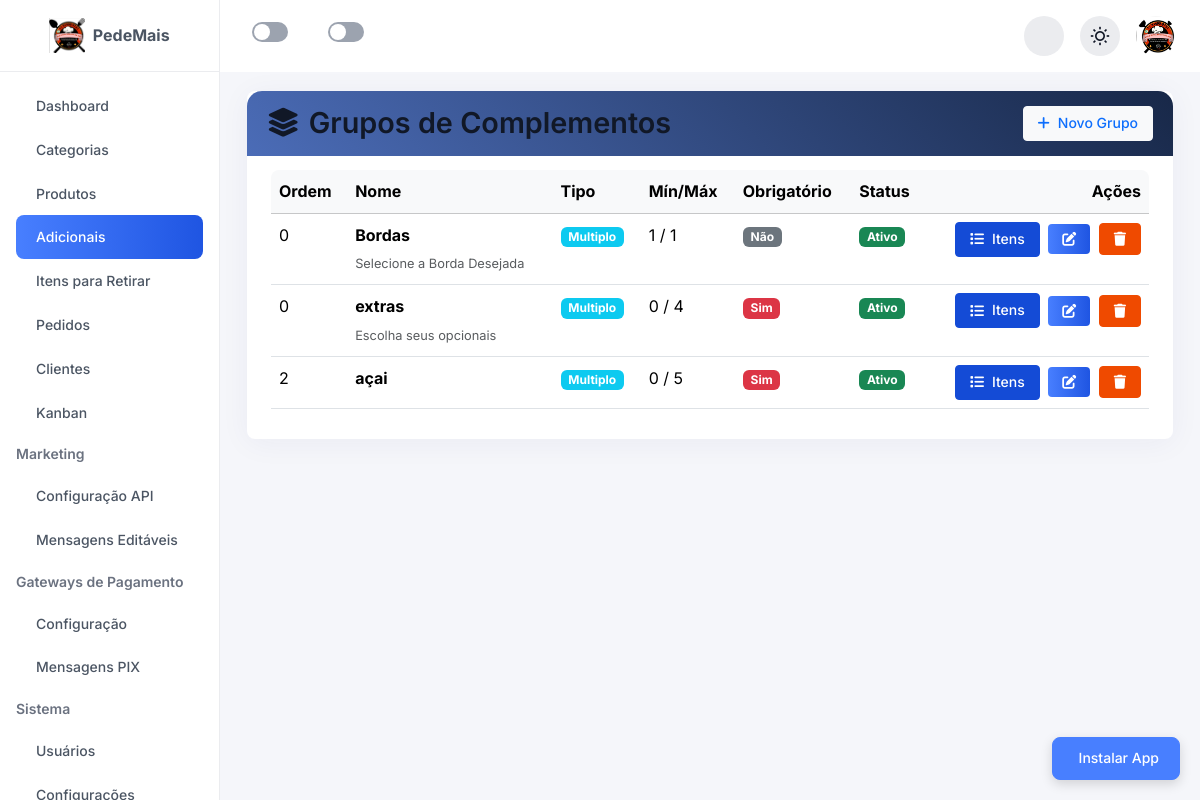
Page /admin/grupos_adicionais.php (signed in) on the earlier database version.
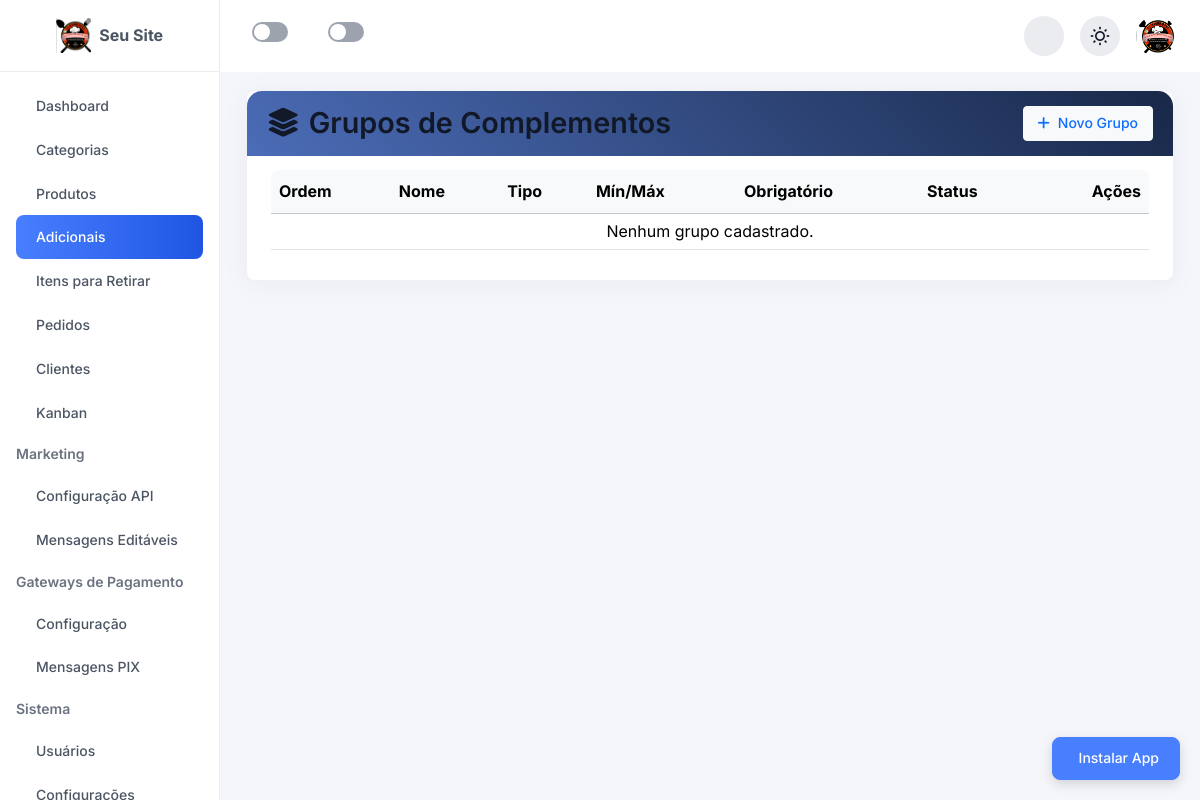
Same page on the later database version.
### tables this page shows
CREATE TABLE `configuracoes` (
  `id` int(11) NOT NULL,
  `site_titulo` varchar(255) DEFAULT 'Cardápio Digital',
  `site_descricao` text DEFAULT NULL,
  `site_logo` varchar(255) DEFAULT NULL,
  `site_favicon` varchar(255) DEFAULT NULL,
  `site_capa` varchar(255) DEFAULT NULL,
  `endereco_cep` varchar(10) DEFAULT NULL,
  `endereco_rua` varchar(255) DEFAULT NULL,
  `endereco_numero` varchar(20) DEFAULT NULL,
  `endereco_complemento` varchar(255) DEFAULT NULL,
  `endereco_bairro` varchar(255) DEFAULT NULL,
  `endereco_cidade` varchar(255) DEFAULT NULL,
  `endereco_estado` varchar(2) DEFAULT NULL,
  `contato_whatsapp` varchar(20) DEFAULT NULL,
  `contato_email` varchar(255) DEFAULT NULL,
  `social_facebook` varchar(255) DEFAULT NULL,
  `social_instagram` varchar(255) DEFAULT NULL,
  `atualizado_em` timestamp NOT NULL DEFAULT current_timestamp() ON UPDATE current_timestamp(),
  `whatsapp_chave_pix` varchar(255) DEFAULT NULL COMMENT 'Chave PIX para pagamentos',
  `whatsapp_tempo_preparo_padrao` int(11) DEFAULT 30 COMMENT 'Tempo de preparo padrão em minutos',
  `whatsapp_tempo_entrega_padrao` int(11) DEFAULT 40 COMMENT 'Tempo de entrega padrão em minutos',
  `whatsapp_mensagem_pronto_retirada` text DEFAULT NULL COMMENT 'Mensagem quando pedido está pronto para retirada',
  `whatsapp_mensagem_pronto_delivery` text DEFAULT NULL COMMENT 'Mensagem quando pedido está pronto para delivery',
  `recaptcha_v2_site_key` varchar(255) DEFAULT NULL COMMENT 'Site Key do reCAPTCHA v2',
  `recaptcha_v2_secret_key` varchar(255) DEFAULT NULL COMMENT 'Secret Key do reCAPTCHA v2',
  `recaptcha_v3_site_key` varchar(255) DEFAULT NULL COMMENT 'Site Key do reCAPTCHA v3',
  `recaptcha_v3_secret_key` varchar(255) DEFAULT NULL COMMENT 'Secret Key do reCAPTCHA v3',
  `recaptcha_version` varchar(10) DEFAULT 'v2' COMMENT 'Versão do reCAPTCHA (v2 ou v3)',
  `recaptcha_ativo` tinyint(1) DEFAULT 0 COMMENT 'Ativar reCAPTCHA (1=sim, 0=não)',
  `recaptcha_paginas` text DEFAULT NULL COMMENT 'JSON com lista de páginas onde usar reCAPTCHA',
  `push_vapid_public_key` varchar(255) DEFAULT NULL COMMENT 'VAPID Public Key para Push Notifications',
  `push_vapid_private_key` text DEFAULT NULL COMMENT 'VAPID Private Key para Push Notifications',
  `push_notifications_ativo` tinyint(1) DEFAULT 1 COMMENT 'Ativar Push Notifications (1=sim, 0=não)',
  `nome_site` varchar(255) DEFAULT NULL,
  `descricao_site` text DEFAULT NULL,
  `logo` varchar(255) DEFAULT NULL,
  `favicon` varchar(255) DEFAULT NULL,
  `capa` varchar(255) DEFAULT NULL,
  `cep` varchar(20) DEFAULT NULL,
  `rua` varchar(255) DEFAULT NULL,
  `numero` varchar(50) DEFAULT NULL,
  `complemento` varchar(255) DEFAULT NULL,
  `bairro` varchar(100) DEFAULT NULL,
  `cidade` varchar(100) DEFAULT NULL,
  `estado` varchar(2) DEFAULT NULL,
  `whatsapp` varchar(20) DEFAULT NULL,
  `email_contato` varchar(255) DEFAULT NULL,
  `facebook` varchar(255) DEFAULT NULL,
  `instagram` varchar(255) DEFAULT NULL,
  `tema` varchar(50) DEFAULT 'roxo',
  `cor_principal` varchar(20) DEFAULT NULL,
  `cor_secundaria` varchar(20) DEFAULT NULL,
  `tema_layout` varchar(50) DEFAULT 'default',
  `impressao_automatica` tinyint(1) DEFAULT 0
);

CREATE TABLE `grupos_adicionais` (
  `id` int(11) NOT NULL,
  `nome` varchar(100) NOT NULL,
  `descricao` text DEFAULT NULL,
  `tipo_escolha` enum('unico','multiplo') DEFAULT 'unico',
  `minimo_escolha` int(11) DEFAULT 0,
  `maximo_escolha` int(11) DEFAULT 1,
  `obrigatorio` tinyint(1) DEFAULT 0,
  `ordem` int(11) DEFAULT 0,
  `ativo` tinyint(1) DEFAULT 1,
  `criado_em` timestamp NOT NULL DEFAULT current_timestamp(),
  `atualizado_em` timestamp NOT NULL DEFAULT current_timestamp() ON UPDATE current_timestamp()
);

### admin/includes/auth.php (called while the page is built, shortened)
<?php
function get_menu_items() {
    $nivel = $_SESSION['usuario_nivel'] ?? 'guest';
    $menu = [];
    if ($nivel === 'admin' || $nivel === 'gerente') {
        $menu['Principal'] = [
            ['href' => 'index.php', 'icon' => 'solar:home-2-bold-duotone', 'label' => 'Dashboard', 'color' => '#4a66f9'],
            ['href' => 'categorias.php', 'icon' => 'solar:widget-2-bold-duotone', 'label' => 'Categorias', 'color' => '#8b5cf6'],
            ['href' => 'produtos.php', 'icon' => 'solar:bag-5-bold-duotone', 'label' => 'Produtos', 'color' => '#10b981'],
            ['href' => 'grupos_adicionais.php', 'icon' => 'solar:layers-bold-duotone', 'label' => 'Adicionais', 'color' => '#f97316'],
            ['href' => 'itens_retirar.php', 'icon' => 'solar:minus-circle-bold-duotone', 'label' => 'Itens para Retirar', 'color' => '#ef4444'],
            ['href' => 'pedidos.php', 'icon' => 'solar:cart-large-2-bold-duotone', 'label' => 'Pedidos', 'color' => '#06b6d4'],
            ['href' => 'clientes.php', 'icon' => 'solar:users-group-rounded-bold-duotone', 'label' => 'Clientes', 'color' => '#ec4899'],
            ['href' => 'pedidos_kanban.php', 'icon' => 'solar:clipboard-list-bold-duotone', 'label' => 'Kanban', 'color' => '#14b8a6']
        ];
        $menu['Marketing'] = [
            ['href' => 'whatsapp_config.php', 'icon' => 'ic:baseline-whatsapp', 'label' => 'Configuração API', 'color' => '#25d366'],
            ['href' => 'whatsapp_mensagens.php', 'icon' => 'solar:chat-round-dots-bold-duotone', 'label' => 'Mensagens Editáveis', 'color' => '#3b82f6']
        ];
        $menu['Gateways de Pagamento'] = [
            ['href' => 'gateway_config.php', 'icon' => 'solar:card-bold-duotone', 'label' => 'Configuração', 'color' => '#00bcff'],
            ['href' => 'mercadopago_mensagens.php', 'icon' => 'solar:chat-line-bold-duotone', 'label' => 'Mensagens PIX', 'color' => '#32bcad']
        ];
        $menu['Sistema'] = [
            ['href' => 'usuarios.php', 'icon' => 'solar:user-id-bold-duotone', 'label' => 'Usuários', 'color' => '#8b5cf6'],
            ['href' => 'configuracoes.php', 'icon' => 'solar:settings-bold-duotone', 'label' => 'Configurações', 'color' => '#6b7280'],
            ['href' => 'impressora.php', 'icon' => 'solar:printer-bold-duotone', 'label' => 'Impressora', 'color' => '#f97316'],
            ['href' => 'recaptcha_config.php', 'icon' => 'solar:shield-check-bold-duotone', 'label' => 'reCAPTCHA', 'color' => '#4285f4'],
            ['href' => 'horarios.php', 'icon' => 'solar:clock-circle-bold-duotone', 'label' => 'Horários', 'color' => '#f59e0b'],
            ['href' => 'formas_pagamento.php', 'icon' => 'solar:wallet-bold-duotone', 'label' => 'Formas de Pagamento', 'color' => '#10b981'],
            ['href' => 'fidelidade_config.php', 'icon' => 'solar:gift-bold-duotone', 'label' => 'Fidelidade', 'color' => '#ec4899'],
            ['href' => 'verificacao_config.php', 'icon' => 'solar:verified-check-bold-duotone', 'label' => 'Verificação Primeiro Pedido', 'color' => '#22c55e'],
            ['href' => 'configuracao_entrega.php', 'icon' => 'solar:scooter-bold-duotone', 'label' => 'Configuração de Entrega', 'color' => '#f97316'],
            ['href' => 'avaliacoes.php', 'icon' => 'solar:star-bold-duotone', 'label' => 'Avaliações', 'color' => '#fbbf24']
        ];
        $menu['Inteligência Artificial'] = [
            ['href' => 'importar_cardapio.php', 'icon' => 'ri:gemini-fill', 'label' => 'Importar Cardápio IA', 'color' => '#8b5cf6'],
            ['href' => 'gemini_config.php', 'icon' => 'solar:settings-minimalistic-bold-duotone', 'label' => 'Configurar IA', 'color' => '#4285f4']
        ];
    } elseif ($nivel === 'entregador') {
        $menu['Principal'] = [
            ['href' => 'index.php', 'icon' => 'solar:home-2-bold-duotone', 'label' => 'Dashboard', 'color' => '#4a66f9'],
            ['href' => 'entregas_painel.php', 'icon' => 'solar:scooter-bold-duotone', 'label' => 'Minhas Entregas', 'color' => '#f97316']
        ];
    } else {
        $menu['Principal'] = [
            ['href' => 'index.php', 'icon' => 'solar:home-2-bold-duotone', 'label' => 'Dashboard', 'color' => '#4a66f9']
        ];
    }
    $menu['Conta'] = [
        ['href' => 'logout.php', 'icon' => 'solar:logout-2-bold-duotone', 'label' => 'Sair', 'color' => '#ef4444']
    ];
    return $menu;
}
?>

### admin/grupos_adicionais.php (the view, shortened to what the changed rows need)
<?php
require_once dirname(__DIR__) . '/includes/config.php';
require_once __DIR__ . '/includes/auth.php';
$sql = "SELECT * FROM grupos_adicionais ORDER BY ordem ASC, nome ASC";
$stmt = $pdo->prepare($sql);
$stmt->execute();
$grupos = $stmt->fetchAll(PDO::FETCH_ASSOC);
?>
<!DOCTYPE html>
<html lang="pt-BR">
<head>
    <link href="https://cdn.jsdelivr.net/npm/bootstrap@5.3.0/dist/css/bootstrap.min.css" rel="stylesheet">
    <link href="https://cdnjs.cloudflare.com/ajax/libs/font-awesome/6.0.0/css/all.min.css" rel="stylesheet">
    <link href="assets/css/style.css" rel="stylesheet">
</head>
<body>
    <div class="main-content">
        <?php include 'includes/header.php'; ?>
        <div class="container-fluid py-4">
            <div class="card card-custom">
                <div class="card-body">
                    <div class="table-responsive">
                        <table class="table table-hover align-middle">
                            <thead class="table-light">
                                <tr>
                                    <th>Ordem</th>
                                    <th>Nome</th>
                                    <th>Tipo</th>
                                    <th>Mín/Máx</th>
                                    <th>Obrigatório</th>
                                    <th>Status</th>
                                    <th class="text-end">Ações</th>
                                </tr>
                            </thead>
                            <tbody>
                                <?php foreach ($grupos as $grupo): ?>
                                <tr>
                                    <td><?php echo $grupo['ordem']; ?></td>
                                    <td>
                                        <strong><?php echo htmlspecialchars($grupo['nome']); ?></strong><br>
                                        <small class="text-muted"><?php echo htmlspecialchars($grupo['descricao']); ?></small>
                                    </td>
                                    <td>
                                        <span class="badge bg-info">
                                            <?php echo ucfirst($grupo['tipo_escolha']); ?>
                                        </span>
                                    </td>
                                    <td><?php echo $grupo['minimo_escolha'] . ' / ' . $grupo['maximo_escolha']; ?></td>
                                    <td>
                                        <?php if ($grupo['obrigatorio']): ?>
                                            <span class="badge bg-danger">Sim</span>
                                        <?php else: ?>
                                            <span class="badge bg-secondary">Não</span>
                                        <?php endif; ?>
                                    </td>
                                    <td>
                                        <?php if ($grupo['ativo']): ?>
                                            <span class="badge bg-success">Ativo</span>
                                        <?php else: ?>
                                            <span class="badge bg-danger">Inativo</span>
                                        <?php endif; ?>
                                    </td>
                                    <td class="text-end">
                                        <a href="grupo_adicional_itens.php?grupo_id=<?php echo $grupo['id']; ?>" class="btn btn-sm btn-info text-white me-1" title="Gerenciar Itens">
                                            <i class="fas fa-list"></i> Itens
                                        </a>
                                        <a href="grupos_adicionais_edit.php?id=<?php echo $grupo['id']; ?>" class="btn btn-sm btn-primary me-1" title="Editar">
                                            <i class="fas fa-edit"></i>
                                        </a>
                                        <form method="POST" class="d-inline" onsubmit="return confirm('Tem certeza que deseja excluir este grupo?');">
                                            <button type="submit" class="btn btn-sm btn-danger" title="Excluir">
                                                <i class="fas fa-trash"></i>
                                            </button>
                                        </form>
                                    </td>
                                </tr>
                                <?php endforeach; ?>
                                <?php if (empty($grupos)): ?>
                                <tr>
                                    <td colspan="7" class="text-center py-4">Nenhum grupo cadastrado.</td>
                                </tr>
                                <?php endif; ?>
                            </tbody>
                        </table>
                    </div>
                </div>
            </div>
        </div>
        <?php include 'includes/footer.php'; ?>
    </div>
</body>
</html>

### admin/includes/header.php (shortened to what the changed rows need)
<?php
require_once __DIR__ . '/../../includes/functions.php';
require_once __DIR__ . '/auth.php';
$site_config = [];
try {
    $stmt = $pdo->query("SELECT * FROM configuracoes WHERE id = 1");
    $site_config = $stmt->fetch(PDO::FETCH_ASSOC) ?: [];
} catch (PDOException $e) {
}
$nome_site = $site_config['nome_site'] ?? 'PedeMais';
?>
<!DOCTYPE html>
<html lang="pt-BR" data-theme="light">
<head>
    <link rel="stylesheet" href="<?php echo SITE_URL; ?>/admin/assets/css/remixicon.css">
    <link rel="stylesheet" href="<?php echo SITE_URL; ?>/admin/assets/css/lib/bootstrap.min.css">
    <link rel="stylesheet" href="<?php echo SITE_URL; ?>/admin/assets/css/lib/dataTables.min.css">
    <link rel="stylesheet" href="<?php echo SITE_URL; ?>/admin/assets/css/style.css">
    <link rel="stylesheet" href="<?php echo SITE_URL; ?>/admin/assets/css/admin-custom.css">
    <link rel="stylesheet" href="<?php echo SITE_URL; ?>/admin/assets/css/mobile-fixes.css">
    <link rel="stylesheet" href="<?php echo SITE_URL; ?>/admin/assets/css/sino-vermelho.css">
    <link rel="stylesheet" href="<?php echo SITE_URL; ?>/admin/assets/css/realtime-updates.css">
    <link rel="stylesheet" href="https://cdnjs.cloudflare.com/ajax/libs/font-awesome/6.4.0/css/all.min.css">
</head>
<body data-nivel="admin">
<aside class="sidebar">
    <div>
        <a href="index.php" class="sidebar-logo d-flex align-items-center justify-content-center gap-2 p-3">
            <img src="<?php echo SITE_URL; ?>/uploads/config/logo.png" alt="<?php echo htmlspecialchars($nome_site); ?>" style="max-height: 35px; display: block;">
            <span class="fw-bold text-md"><?php echo htmlspecialchars($nome_site); ?></span>
        </a>
    </div>
    <div class="sidebar-menu-area">
        <?php
        $menu_items = get_menu_items();
        $current_page = basename($_SERVER['PHP_SELF']);
        ?>
        <ul class="sidebar-menu" id="sidebar-menu">
            <?php foreach ($menu_items as $section => $items): ?>
                <?php if ($section !== 'Principal' && $section !== 'Conta'): ?>
                    <li class="sidebar-menu-group-title"><?php echo htmlspecialchars($section); ?></li>
                <?php endif; ?>
                <?php foreach ($items as $item):
                    $is_active = ($current_page === $item['href']) ? 'active-page' : '';
                ?>
                    <li>
                        <a href="<?php echo $item['href']; ?>" class="<?php echo $is_active; ?>">
                            <span><?php echo htmlspecialchars($item['label']); ?></span>
                        </a>
                    </li>
                <?php endforeach; ?>
            <?php endforeach; ?>
        </ul>
    </div>
</aside>
<main class="dashboard-main">
    <div class="dashboard-main-body">

Differences in the rows shown:
removed grupos_adicionais: ordem "0", nome "Bordas", descricao "Selecione a Borda Desejada", tipo_escolha "Multiplo", minimo_escolha "1", maximo_escolha "1", obrigatorio "Não", ativo "Ativo"
removed grupos_adicionais: ordem "0", nome "extras", descricao "Escolha seus opcionais", tipo_escolha "Multiplo", minimo_escolha "0", maximo_escolha "4", obrigatorio "Sim", ativo "Ativo"
removed grupos_adicionais: ordem "2", nome "açai", tipo_escolha "Multiplo", minimo_escolha "0", maximo_escolha "5", obrigatorio "Sim", ativo "Ativo"
changed configuracoes: nome_site "PedeMais" → "Seu Site"
Other differences:
text now shown: "Nenhum grupo cadastrado."
